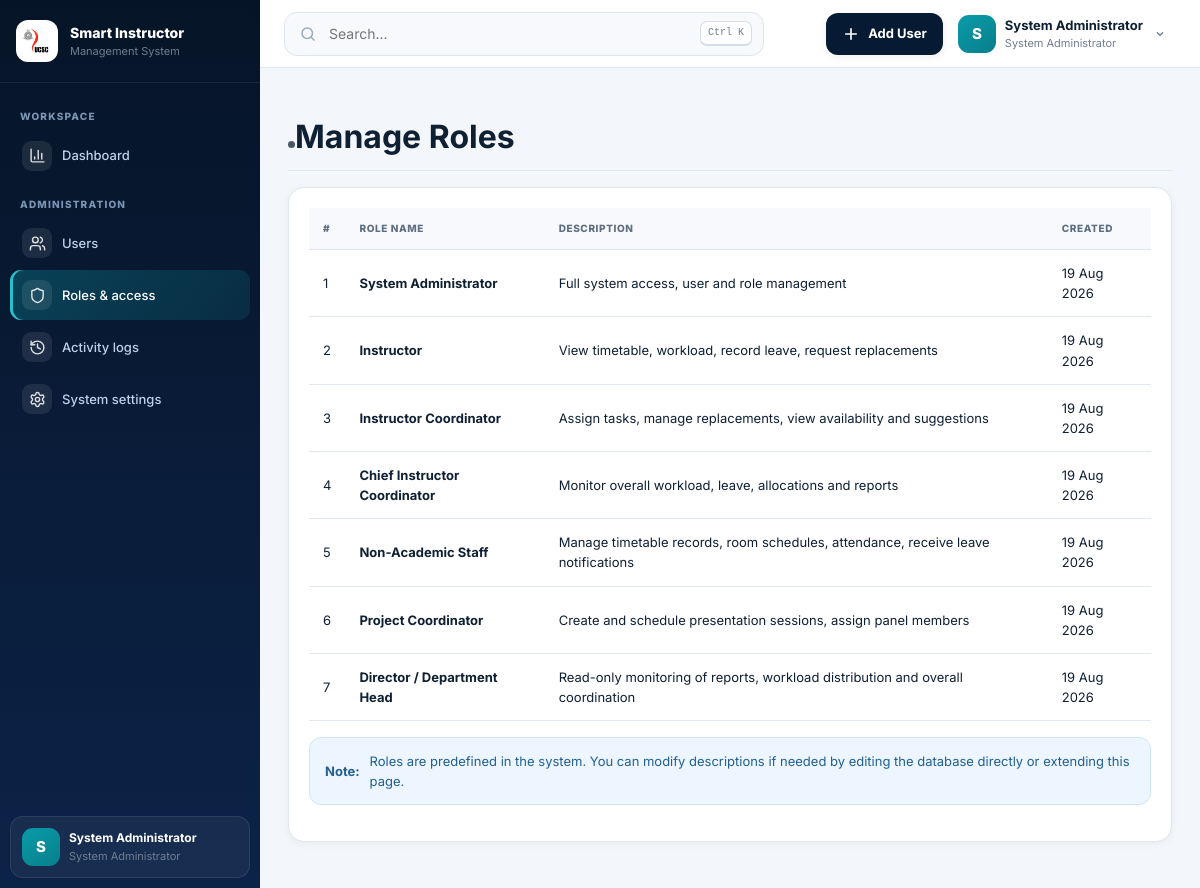
Page /admin/roles.php (signed in) on the committed database.
### tables this page shows
CREATE TABLE `users` (
  `id` int(11) NOT NULL,
  `username` varchar(50) NOT NULL,
  `email` varchar(100) NOT NULL,
  `password` varchar(255) NOT NULL,
  `full_name` varchar(150) NOT NULL,
  `role_id` int(11) NOT NULL,
  `status` enum('active','inactive','suspended') DEFAULT 'active',
  `phone` varchar(20) DEFAULT NULL,
  `avatar_url` varchar(255) DEFAULT NULL,
  `created_at` timestamp NOT NULL DEFAULT current_timestamp(),
  `updated_at` timestamp NOT NULL DEFAULT current_timestamp() ON UPDATE current_timestamp()
);

CREATE TABLE `roles` (
  `id` int(11) NOT NULL,
  `role_name` varchar(100) NOT NULL,
  `description` text DEFAULT NULL,
  `created_at` timestamp NOT NULL DEFAULT current_timestamp()
);

### config/config.php (called while the page is built, shortened)
<?php
if (!function_exists('app_url')) {
    function app_url(string $path = ''): string {
        $path = ltrim($path, '/');
        return $path === '' ? SITE_URL : SITE_URL . '/' . $path;
    }
}

### includes/auth.php (called while the page is built, shortened)
<?php
require_once __DIR__ . '/../config/config.php';
require_once __DIR__ . '/../config/db.php';
function isLoggedIn() {
    return isset($_SESSION['user_id']) && !empty($_SESSION['user_id']);
}
function getCurrentUser() {
    global $pdo;
    static $cachedUser = null;
    if ($cachedUser === null) {
        $stmt = $pdo->prepare("SELECT u.*, r.role_name FROM users u JOIN roles r ON u.role_id = r.id WHERE u.id = ? LIMIT 1");
        $stmt->execute([$_SESSION['user_id']]);
        $cachedUser = $stmt->fetch();
    }
    return $cachedUser;
}
function getCurrentRoleId() {
    return isset($_SESSION['role_id']) ? (int)$_SESSION['role_id'] : null;
}
?>

### admin/roles.php (the view, shortened to what this page needs)
<?php
require_once __DIR__ . '/../includes/auth.php';
require_once __DIR__ . '/../includes/functions.php';
require_once __DIR__ . '/../config/db.php';
include __DIR__ . '/../includes/header.php';
$roles = $pdo->query("SELECT * FROM roles ORDER BY id")->fetchAll();
?>
            <div class="d-flex justify-content-between align-items-center pt-3 pb-2 mb-3 border-bottom">
                <h1 class="h2"><span class="ui-dot" aria-hidden="true"></span>Manage Roles</h1>
            </div>
            <div class="card shadow-sm">
                <div class="card-body">
                    <div class="table-responsive">
                        <table class="table table-hover" id="rolesTable">
                            <thead>
                                <tr>
                                    <th>#</th>
                                    <th>Role Name</th>
                                    <th>Description</th>
                                    <th>Created</th>
                                </tr>
                            </thead>
                            <tbody>
                                <?php foreach ($roles as $index => $role): ?>
                                <tr>
                                    <td><?= $index + 1 ?></td>
                                    <td><strong><?= htmlspecialchars($role['role_name']) ?></strong></td>
                                    <td><?= htmlspecialchars($role['description']) ?></td>
                                    <td><?= date('d M Y', strtotime($role['created_at'])) ?></td>
                                </tr>
                                <?php endforeach; ?>
                            </tbody>
                        </table>
                    </div>
                    <div class="alert alert-info mt-3">
                        <strong>Note:</strong> Roles are predefined in the system. You can modify descriptions if needed by editing the database directly or extending this page.
                    </div>
                </div>
            </div>
<?php include __DIR__ . '/../includes/footer.php'; ?>

### includes/sidebar.php (shortened to what this page needs)
<?php
require_once __DIR__ . '/../config/config.php';
require_once __DIR__ . '/auth.php';
$currentRole = (int)getCurrentRoleId();
$currentPage = basename($_SERVER['PHP_SELF'] ?? '');
$currentUser = getCurrentUser() ?: [];
if (!function_exists('sidebar_link')) {
    function sidebar_link(string $path, string $label, string $icon, string $currentPage): void {
        $active = basename($path) === $currentPage ? ' active' : '';
        $iconUrl = app_url('assets/icons/' . $icon . '.svg');
        echo '<li><a class="sidebar-link' . $active . '" href="' . htmlspecialchars(app_url($path)) . '">';
        echo '<span class="sidebar-icon"><img src="' . htmlspecialchars($iconUrl) . '" alt=""></span>';
        echo '<span>' . htmlspecialchars($label) . '</span></a></li>';
    }
}
?>
<aside class="sidebar" id="sidebar">
  <div class="sidebar-head">
    <span class="sidebar-emblem"><img src="<?= app_url('assets/images/ucsc-logo.png') ?>" alt="UCSC"></span>
    <div><strong>Smart Instructor</strong><small>Management System</small></div>
  </div>
  <nav aria-label="Main navigation">
    <p class="sidebar-label">Workspace</p>
    <ul class="sidebar-nav">
      <?php
      $dashMap = [
        ROLE_ADMIN=>'admin/dashboard.php', ROLE_INSTRUCTOR=>'instructor/dashboard.php',
        ROLE_COORDINATOR=>'coordinator/dashboard.php', ROLE_CHIEF_COORDINATOR=>'chief_coordinator/dashboard.php',
        ROLE_NON_ACADEMIC=>'non_academic/dashboard.php', ROLE_PROJECT_COORDINATOR=>'project_coordinator/coordinator_dashboard.php',
        ROLE_DIRECTOR=>'director/dashboard.php'
      ];
      sidebar_link($dashMap[$currentRole] ?? 'index.php', 'Dashboard', 'chart-column', $currentPage);
      if ($currentRole === ROLE_ADMIN) {
        echo '<p class="sidebar-label">Administration</p>';
      }
      ?>
    </ul>
  </nav>
  <div class="sidebar-user">
    <span class="avatar"><?= htmlspecialchars(strtoupper(substr((string)($currentUser['full_name'] ?? 'U'),0,1))) ?></span>
    <span><strong><?= htmlspecialchars($currentUser['full_name'] ?? 'UCSC User') ?></strong><small><?= htmlspecialchars($currentUser['role_name'] ?? 'System User') ?></small></span>
  </div>
</aside>

### includes/navbar.php (shortened to what this page needs)
<?php
$roleId = function_exists('getCurrentRoleId') ? (int)getCurrentRoleId() : 0;
$userAvatarUrl = !empty($_SESSION['avatar_url']) ? app_url($_SESSION['avatar_url']) : (!empty($currentUser['avatar_url']) ? app_url($currentUser['avatar_url']) : null);
$cleanName = trim(preg_replace('/^(Dr\.|Prof\.|Mr\.|Mrs\.|Ms\.)\s+/i', '', $displayName ?? 'User'));
$firstInitial = mb_substr($cleanName, 0, 1);
?>
<header class="topbar">
  <div class="topbar-inner">
    <div class="topbar-left">
      <div class="global-search" role="search">
        <svg viewBox="0 0 24 24" fill="none" stroke="currentColor" stroke-width="2" stroke-linecap="round"><circle cx="11" cy="11" r="7"/><path d="m20 20-4-4"/></svg>
        <input id="globalSearch" type="search" placeholder="Search..." aria-label="Search this page">
        <kbd>Ctrl K</kbd>
      </div>
    </div>
    <div class="top-actions">
      <?php if ($roleId === ROLE_ADMIN): ?>
      <div class="menu-wrap">
        <button class="primary-action" type="button" data-menu-button="quickMenu" aria-expanded="false">
          <svg viewBox="0 0 24 24" fill="none" stroke="currentColor" stroke-width="2.2" stroke-linecap="round"><path d="M12 5v14M5 12h14"/></svg>
          <span>Add User</span>
        </button>
      </div>
      <?php endif; ?>
      <div class="menu-wrap">
        <button class="profile-button" type="button" data-menu-button="profileMenu" aria-expanded="false">
          <?= sic_user_avatar($userAvatarUrl, $firstInitial, 'avatar') ?>
          <span class="profile-copy">
            <strong><?= htmlspecialchars($displayName) ?></strong>
            <small><?= htmlspecialchars($roleName) ?></small>
          </span>
          <svg class="chevron" viewBox="0 0 24 24" fill="none" stroke="currentColor" stroke-width="2" stroke-linecap="round"><path d="m8 10 4 4 4-4"/></svg>
        </button>
      </div>
    </div>
  </div>
</header>

### includes/functions.php (shortened to what this page needs)
<?php
require_once __DIR__ . '/../config/config.php';
require_once __DIR__ . '/../config/db.php';
require_once __DIR__ . '/auth.php';
function sic_user_avatar(?string $avatarUrl, string $fallbackInitial = 'U', string $class = 'avatar'): string {
    $class = htmlspecialchars($class, ENT_QUOTES, 'UTF-8');
    $initial = htmlspecialchars(mb_strtoupper($fallbackInitial !== '' ? mb_substr($fallbackInitial, 0, 1) : 'U'), ENT_QUOTES, 'UTF-8');
    return '<span class="' . $class . '">' . $initial . '</span>';
}
?>

### rows in the picture
users: full_name "S", full_name "System Administrator", role.role_name "System Administrator"
roles: role_name "System Administrator", description "Full system access, user and role management", created_at "19 Aug 2026"
roles: role_name "Instructor", description "View timetable, workload, record leave, request replacements", created_at "19 Aug 2026"
roles: role_name "Instructor Coordinator", description "Assign tasks, manage replacements, view availability and suggestions", created_at "19 Aug 2026"
roles: role_name "Chief Instructor Coordinator", description "Monitor overall workload, leave, allocations and reports", created_at "19 Aug 2026"
roles: role_name "Non-Academic Staff", description "Manage timetable records, room schedules, attendance, receive leave notifications", created_at "19 Aug 2026"
roles: role_name "Project Coordinator", description "Create and schedule presentation sessions, assign panel members", created_at "19 Aug 2026"
roles: role_name "Director / Department Head", description "Read-only monitoring of reports, workload distribution and overall coordination", created_at "19 Aug 2026"

### other values in the picture
$label "Dashboard Users Roles & access Activity logs System settings"
